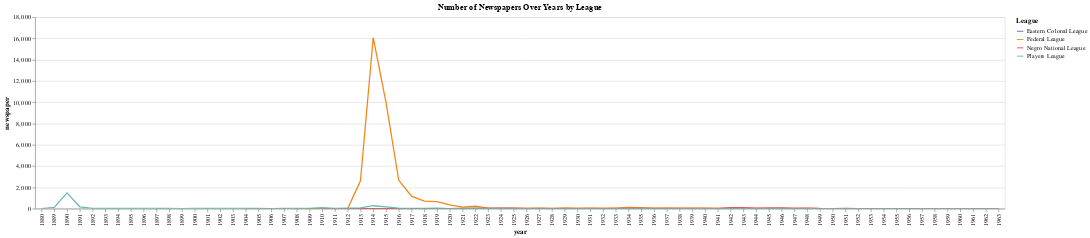

Notebook source saved alongside this figure:
### Code cell
import altair as alt

# Combine all aggregated dataframes into one
df_combined = pd.concat([
    df_ecl_agg.assign(league='Eastern Colored League'),
    df_fl_agg.assign(league='Federal League'),
    df_nnl_agg.assign(league='Negro National League'),
    df_pl_agg.assign(league='Players League')
])

# Create a selection that will allow for interaction
selection = alt.selection_point(fields=['league'], bind='legend')
zoom = alt.selection_interval(bind='scales')
chart = alt.Chart(df_combined).mark_line().encode(
    x='year:O',
    y='newspaper:Q',
    color=alt.Color('league:N', legend=alt.Legend(title="League")),
    opacity=alt.condition(selection, alt.value(1), alt.value(0.2)),
    tooltip=['year', 'newspaper', 'league']
).add_selection(
    zoom  # Add the zoom and pan capability
).add_params(
    selection
).properties(
    title='Number of Newspapers Over Years by League'
)


chart

### Figure 1 — Vega-Lite specification as saved in the notebook (floating-point values rounded to 4 significant figures; data arrays with more than 128 entries replaced by an {"elided": "..."} marker saying what was removed)
{"config": {"view": {"continuousWidth": 300, "continuousHeight": 300}}, "data": {"name": "data-9af82ee69eb43c97c044a1c45f17213b"}, "mark": {"type": "line"}, "encoding": {"color": {"field": "league", "legend": {"title": "League"}, "type": "nominal"}, "opacity": {"condition": {"param": "param_41", "value": 1}, "value": 0.2}, "tooltip": [{"field": "year", "type": "quantitative"}, {"field": "newspaper", "type": "quantitative"}, {"field": "league", "type": "nominal"}], "x": {"field": "year", "type": "ordinal"}, "y": {"field": "newspaper", "type": "quantitative"}}, "params": [{"name": "param_42", "select": {"type": "interval"}, "bind": "scales"}, {"name": "param_41", "select": {"type": "point", "fields": ["league"]}, "bind": "legend"}], "title": "Number of Newspapers Over Years by League", "$schema": "https://vega.github.io/schema/vega-lite/v5.20.1.json", "datasets": {"data-9af82ee69eb43c97c044a1c45f17213b": {"elided": "172 records"}}}
